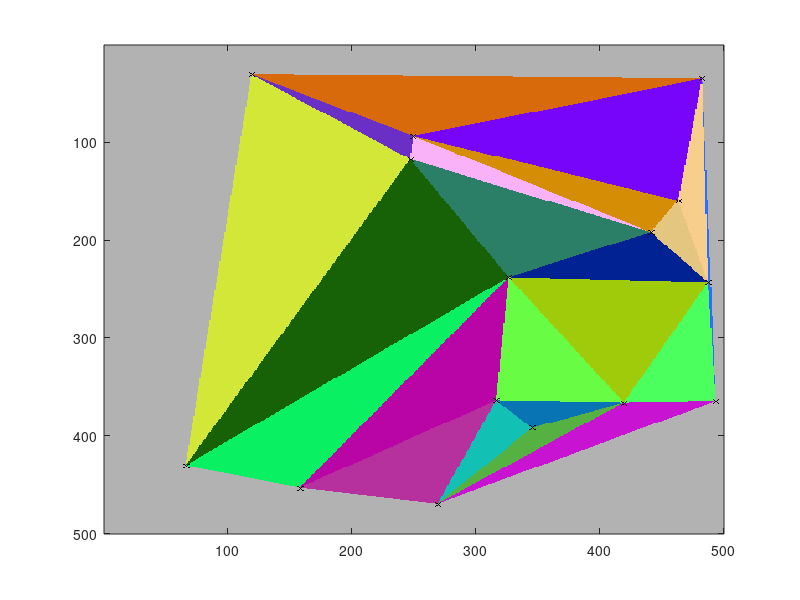

Write the MATLAB code that produced this figure. (Note: this script raises an error after producing the figure.)
## tsearchdemo
##    example of finding points in the delaunay triangulation
##
## tsearchdemo('nearest')
##    example of finding points in the voronoi diagram
##    *** needs dsearch ***

function tsearchdemo(nearest)

if nargin==0, nearest = 0; endif

## generate the vertices
x = rand(15,1);
y = rand(size(x));
%x = [0.1;0.8;0.2;0.4];
%y = [0.5;0.5;0.2;0.4];
%x = [0;0;1;1;rand(5,1)];
%y = [0;1;0;1;rand(length(x)-4,1)];

## generate the triangles
t = delaunay(x,y);

## build an empty image
[xi,yi]=meshgrid(linspace(0,1,500));

## fill the triangles
if nearest
  idx = dsearch(x(:),y(:),t,xi(:),yi(:));
else
  idx = tsearch(x(:),y(:),t,xi(:),yi(:));
endif
idx(isnan(idx)) = rows(t)+1;
idx = reshape(idx,size(xi))';

## draw the vertices as a 5 by 5 'X'
[nr,nc] = size(xi);
ptx = lookup(xi(1,3:nc-3),x);
pty = lookup(yi(3:nr-3,1),y);
c = rows(t)+2;
try dfi = do_fortran_indexing;
catch dfi = 0;
end
try wfi = warn_fortran_indexing;
catch wfi = 0;
end
unwind_protect
  do_fortran_indexing = 1;
  warn_fortran_indexing = 0;
  pts = nr*pty + ptx + 1;
  idx(pts) = c;
  idx(pts+4) = c;
  idx(pts+nr+1) = c;
  idx(pts+nr+3) = c;
  idx(pts+2*nr+2) = c;
  idx(pts+3*nr+1) = c;
  idx(pts+3*nr+3) = c;
  idx(pts+4*nr) = c;
  idx(pts+4*nr+4) = c;
unwind_protect_cleanup
  do_fortran_indexing = dfi;
  warn_fortran_indexing = wfi;
end_unwind_protect


## show the image
c=colormap;
colormap([rand(rows(t),3);0.7,0.7,0.7;0,0,0]);
imagesc(idx,1);
colormap(c);

## show the corresponding diagram
if nearest
  voronoi(x,y);
else
  delaunay(x,y);
endif
